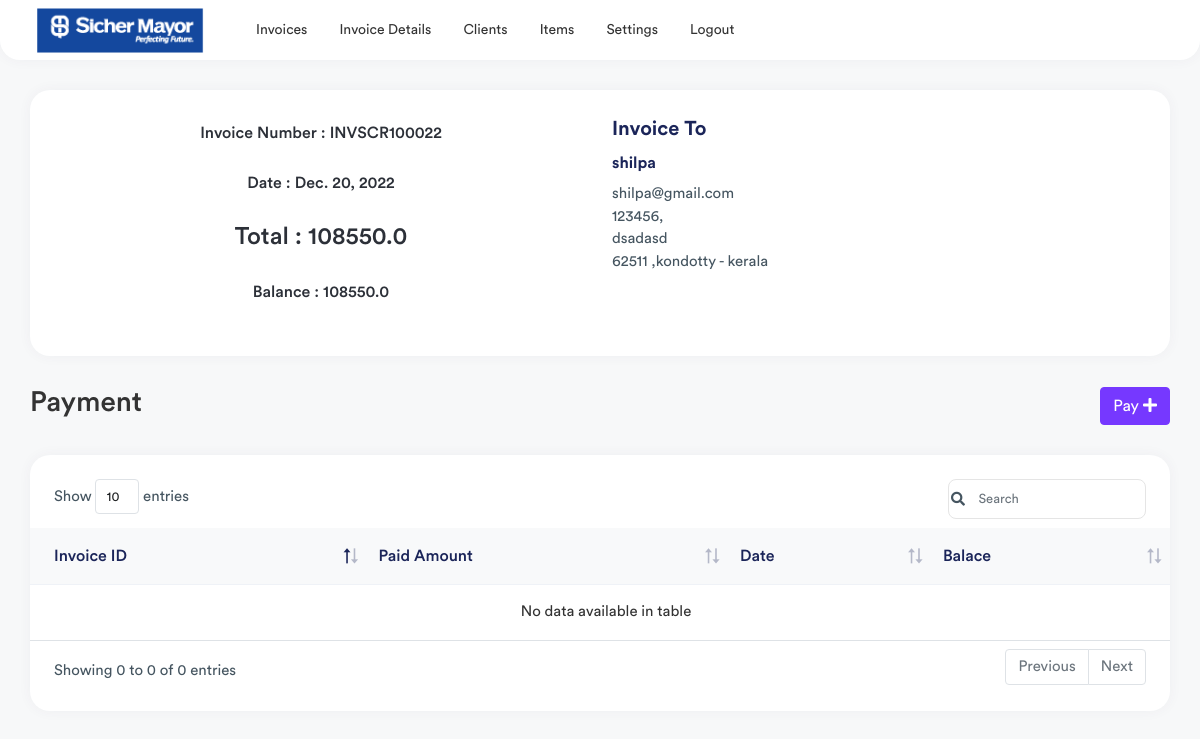
Page /payment/23 (signed in) on the committed database.
### invoice/models.py (models this page shows, shortened)
class Invoice(models.Model):
    invoice_choices = (('Due','Due'),('Paid','Paid'))
    invoice_number = models.CharField(max_length=50,null=True)
    client = models.ForeignKey(ClientDetails,on_delete=models.CASCADE,null=True)
    date = models.DateField(null=True)
    item_total = models.FloatField(default=0)
    tax_amount = models.FloatField(default=0)
    grand_total = models.FloatField(default=0)
    amount_paid = models.FloatField(default=0)
    status = models.CharField(max_length=10,choices=invoice_choices,null=True)
    note = models.CharField(max_length=2000,null=True)

class ClientDetails(models.Model):
    name = models.CharField(max_length=200,null=True)
    email = models.CharField(max_length=200,null=True)
    address = models.CharField(max_length=500,null=True)
    city = models.CharField(max_length=500,null=True)
    country = models.CharField(max_length=50,null=True)
    zipcode = models.CharField(max_length=20,null=True)
    phone = models.CharField(max_length=20,unique=True,null=True)
    class Meta:
        verbose_name_plural = ("Clientdetail")

### invoice/views.py (the view, shortened to what this page needs)
# urls.py: path('payment/<int:id>',views.payment, name="payment"),
@login_required(login_url="/login-page/")
def payment(request,id):
    invoice = Invoice.objects.get(id=id)
    balance = invoice.grand_total - invoice.amount_paid
    if invoice.grand_total <= invoice.amount_paid :
        invoice.status = "Paid"
        invoice.save()
    elif balance <= 0 :
        invoice.status = "Paid"
        invoice.save()
    else :
        pass
    history = BillPayment.objects.filter(invoice=invoice)
    context = {
        "invoice":invoice,
        "history":history,
        "balance":balance,
    }
    return render(request,'payment-page.html',context)

### templates/payment-page.html (shortened to what this page needs)
{% extends 'base.html' %}
{% load static %}
{% block content %}
<div class="page-wrapper">
    <div class="content container-fluid">
        <div class="row">
            <div class="col-sm-12">
                <div class="card card-table">
                    <div class="card-body">
                        <div class="row p-4">
                            <div class="col-lg-6 col-md-6 col-sm-6"  >
                                <div class="invoice-info  text-center " >
                                    <p class="invoice-details invoice-det   ails-two" >
                                        <h6>Invoice Number : {{invoice.invoice_number}}</h6> <br>
                                        <h6>Date : {{invoice.date}}</h6> <br>
                                        <h4>Total : {{invoice.grand_total}}</h4> <br>
                                        <h6>Balance : {{balance}}</h4> <br>
                                    </p>
                                </div>
                            </div>
                            <div class="col-lg-6 col-md-6 col-sm-6 ">
                                <div class="invoice-info">
                                    <strong class="customer-text-one">Invoice To</strong>
                                    <h6 class="invoice-name">{{invoice.client.name}}</h6>
                                    <p class="invoice-details invoice-details-two">
                                        {{invoice.client.email}} <br>
                                        {{invoice.client.phone}}, <br>
                                        {{invoice.client.address}} <br>
                                        {{invoice.client.zipcode}} ,{{invoice.client.city}}  - {{invoice.client.country}} <br>
                                    </p>
                                </div>
                            </div>
                        </div>
                    </div>
                </div>
            </div>
        </div>
        <div class="page-header">
            <div class="row align-items-center">
                <div class="col">
                    <h3 class="page-title">Payment</h3>
                </div>
                <div class="col-auto">
                    <a class="btn btn-primary" data-bs-toggle="modal"
                    data-bs-target="#bank_details">Pay
                        <i class="fas fa-plus"></i>
                    </a>
                </div>
            </div>
        </div>
        <div class="row">
            <div class="col-sm-12">
                <div class="card card-table">
                    <div class="card-body">
                        <div class="table-responsive">
                            <table class="table table-stripped table-hover datatable">
                                <thead class="thead-light">
                                    <tr>
                                        <th>Invoice ID</th>
                                        <th>Paid Amount</th>
                                        <th>Date</th>
                                        <th>Balace</th>
                                    </tr>
                                </thead>
                                <tbody>
                                </tbody>
                            </table>
                        </div>
                    </div>
                </div>
            </div>
        </div>
    </div>
</div>
{% endblock %}

### rows in the picture
Invoice: invoice_number "INVSCR100022", date "Dec. 20, 2022", grand_total "108550.0", client.name "shilpa", client.email "shilpa@gmail.com", client.phone "123456", client.address "dsadasd", client.zipcode "62511", client.city "kondotty", client.country "kerala"

### other values in the picture
{{ balance }} "108550.0"
